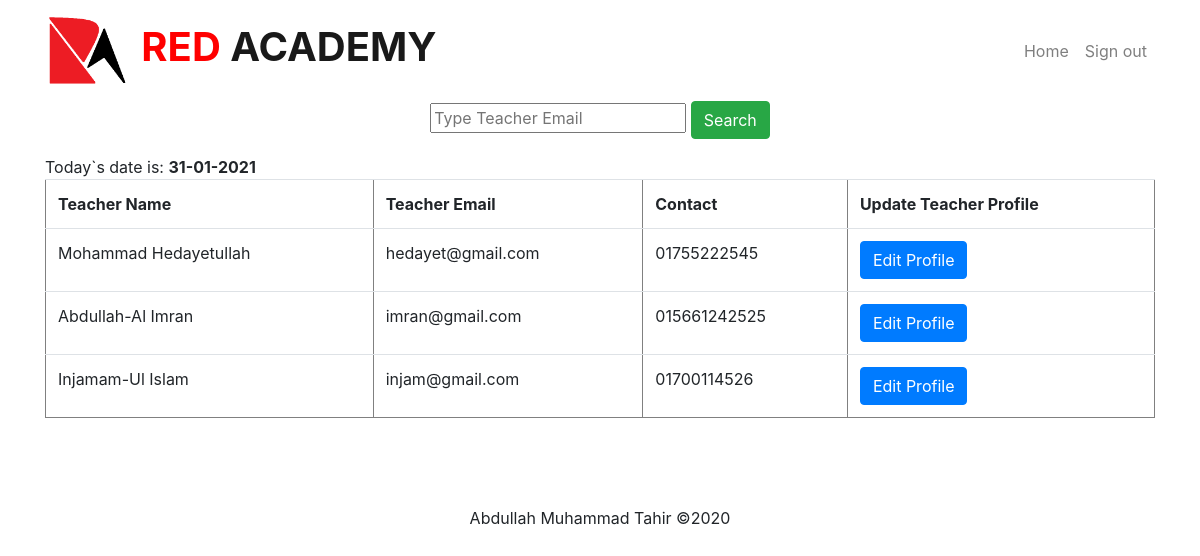
Screenshot of /man_teacher.php (signed in) with the database file from the repository.
### tables this page shows
CREATE TABLE `teachers` (
  `fname` text NOT NULL,
  `lname` text NOT NULL,
  `email` varchar(50) NOT NULL,
  `contact` text NOT NULL,
  `password` text NOT NULL,
  `speciality` text NOT NULL,
  `dob` date NOT NULL,
  `education` text NOT NULL
);

### man_teacher.php (the view, shortened to what this page needs)
<!DOCTYPE html>
<html lang="en" dir="ltr">
  <head>
    <link rel="stylesheet" href="css/bootstrap.min.css">
    <link rel="stylesheet" href="css/custom.css">
  </head>
  <body>
    <nav class="navbar navbar-expand-lg navbar-light">
      <div class="container">
        <a class="navbar-brand" href="admin_homepage.php">
          <img src="photos/logo.png" height="75" class="d-inline-block" alt="Business"> <b><font color="red"> RED </font> ACADEMY </b>
        </a>
         <div class="collapse navbar-collapse" id="navbarSupportedContent">
           <ul class="navbar-nav ml-auto">
             <li class="nav-item">
               <a class="nav-link" href="admin_homepage.php">Home</a>
             </li>
             <li class="nav-item">
               <a class="nav-link" href="sign_out.php">Sign out</a>
             </li>
           </ul>
         </div>
     </div>
   </nav>
   <div class="container">
     <div class="middle">
       <form class="form-group" action="search_teacher.php" method="POST">
         <input type="email" name="email" placeholder="Type Teacher Email">
         <input type="submit" class="btn btn-success" value="Search">
       </form>
     </div>
   </div>
    <div class="container">
      <?php
      $connection=mysqli_connect('localhost','root','','red_academy');
      $show_date=date('d-m-Y');
      echo 'Today`s date is: <b>'.$show_date.'</b>';
      $query="select * from teachers";
      $result=mysqli_query($connection,$query);
          if($result)
          {
            if(mysqli_num_rows($result)>0){
                            echo '<table class="table" border="1">
                                <tr>
                                    <th>
                                        Teacher Name
                                    </th>
                                    <th>
                                        Teacher Email
                                    </th>
                                    <th>
                                        Contact
                                    </th>
                                    <th>
                                        Update Teacher Profile
                                    </th>
                                </tr>
                                ';
              while($ans=mysqli_fetch_array($result))
              {
                                echo "<tr>";
                                            $email=$ans['email'];
                                            echo "<td>". $ans['fname']." ".$ans['lname']."</td>";
                                            echo "<td>".$ans['email']."</td>";
                                            echo "<td>".$ans['contact']."</td>";
                                            echo '<td>';
                                            echo'<form method="POST" action="edit_profile_teacher.php">
                                            <input type="hidden" name="email" value="'.$email.'">
                                            <input type="submit" value="Edit Profile" class="btn btn-primary">
                                            </form>';
                                            echo'</td>';
                                echo "</tr>";
                 }
                          echo "</table>";
              }
          }
         else
         {
              echo "Nothing to show Here <br>";
            }
       ?>
    </div>
    <br><br><br>
  </body>
  <footer>
    <div class="container">
      <div class="middle">
        <p>Abdullah Muhammad Tahir &copy;2020</p>
      </div>
    </div>
  </footer>
  </html>

### css/custom.css (style rules this page uses)
div.middle { text-align: center; }
.navbar-light .navbar-brand { font-size: 40px; }

### rows the page displays
teachers: fname "Mohammad", lname "Hedayetullah", email "hedayet@gmail.com", contact "01755222545"
teachers: fname "Abdullah-Al", lname "Imran", email "imran@gmail.com", contact "015661242525"
teachers: fname "Injamam-Ul", lname "Islam", email "injam@gmail.com", contact "01700114526"
